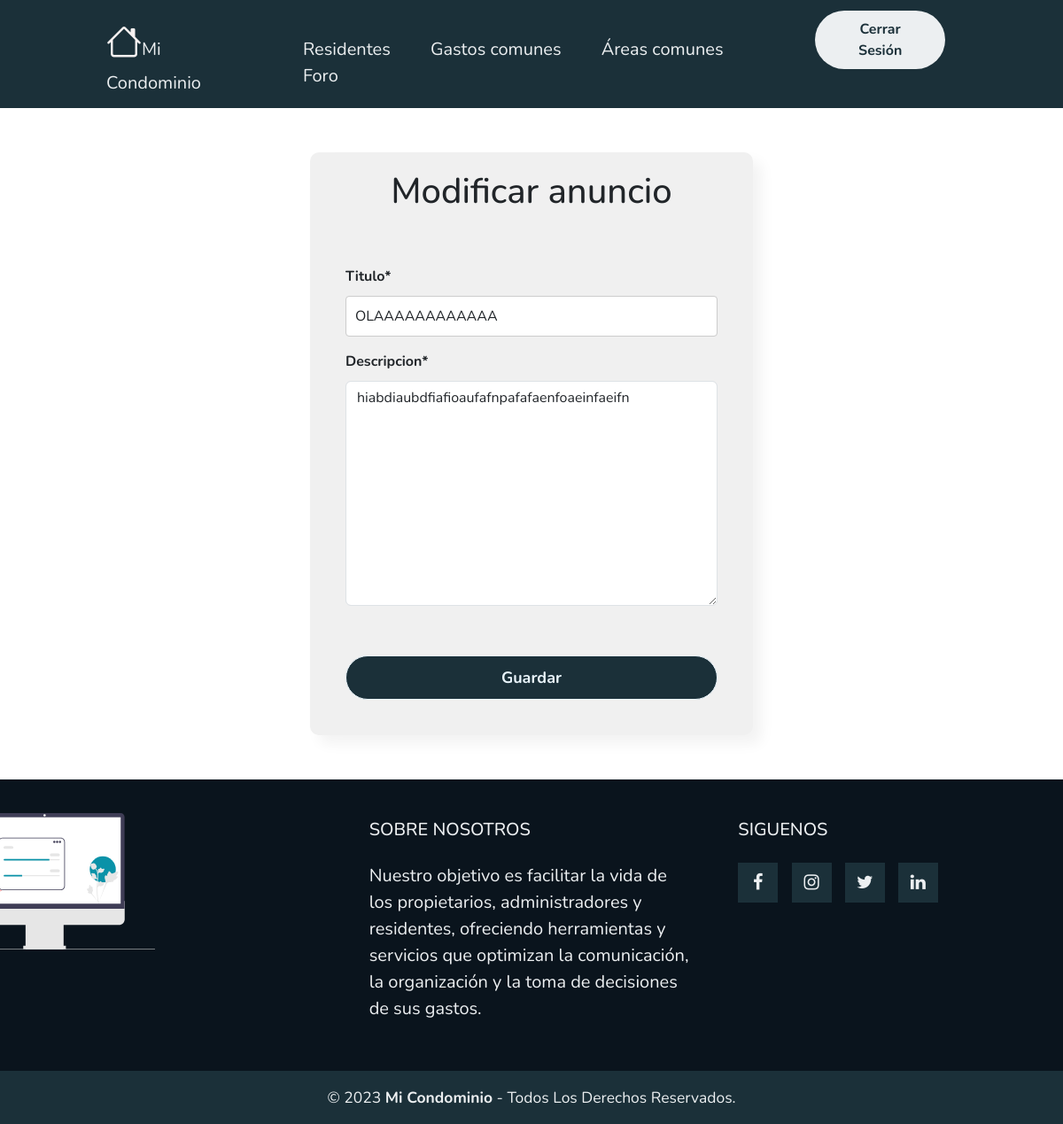
Page /Modificar-Anuncio/14/ (signed in) on the committed database.
### myapp/models.py (models this page shows, shortened)
class Anuncio(models.Model):
    titulo = models.CharField(max_length=50)
    descripcion = models.TextField()
    fecha = models.DateField(default=date.today)

### myapp/views.py (the view, shortened to what this page needs)
# urls.py: path('Modificar-Anuncio/<id>/',ModificarAnucio,name="ModificarAnucio"),
@permission_required('myapp.change_Anuncio')
def ModificarAnucio(request, id):
    anuncio = get_object_or_404(Anuncio, id=id)
    data = {
        'form': FormAnucio(instance=anuncio)
    }
    return render(request, 'myapp/Anuncios/ModificarAnuncio.html', data)

### myapp/forms.py
class FormAnucio(forms.ModelForm):
    class Meta:
        model = Anuncio
        fields = ['titulo','descripcion']

### myapp/templates/myapp/Anuncios/ModificarAnuncio.html (shortened to what this page needs)
{% extends 'myapp/base.html' %}
{% block contenido %}
{% load crispy_forms_tags %}
{% load static %}
<link rel="stylesheet" href="{% static 'myapp/css/Formularios/Formularios.css' %}">
<div class="centro">
    <div class="center" style="margin-bottom: 50px; margin-top: 50px;">
        <h1>Modificar anuncio</h1>
        <form class="my-form" action="" method="post" enctype="multipart/form-data">
            {{ form | crispy }}
            <input style="margin-top: 40px;" type="submit" value="Guardar">
        </form>
    </div>
</div>
{% endblock %}

### myapp/static/myapp/css/estilo.css/estilo.css (style rules this page uses)
* { box-sizing: border-box; margin: 0; padding: 0; font-family: 'Nunito', sans-serif; }
body { background-color: #fff; }

### myapp/static/myapp/css/Formularios/Formularios.css (style rules this page uses)
.centro { display: flex; justify-content: center; align-items: center; }
.center { width: 500px; background-color: #f0f0f0; border-radius: 10px; box-shadow: 10px 10px 15px rgba(0, 0, 0, 0.05); }
.center h1 { text-align: center; padding: 20px 0; }
.my-form { margin: 20px; padding: 20px; }
.my-form label { font-weight: bold; display: block; margin-bottom: 10px; }
.my-form input[type="text"], .my-form input[type="password"], .my-form input[type="email"], .my-form input[type="number"], .my-form input[type="date"], .my-form select { width: 100%; padding: 10px; border: 1px solid #ccc; border-radius: 4px; margin-bottom: 10px; }
.my-form input[type="submit"] { width: 100%; height: 50px; border: 1px solid; background: #1b3039; border-radius: 25px; font-size: 18px; color: #e9f4fb; font-weight: 700; cursor: pointer; outline: none; }

### rows in the picture
Anuncio: titulo "OLAAAAAAAAAAAA", descripcion "hiabdiaubdfiafioaufafnpafafaenfoaeinfaeifn"
